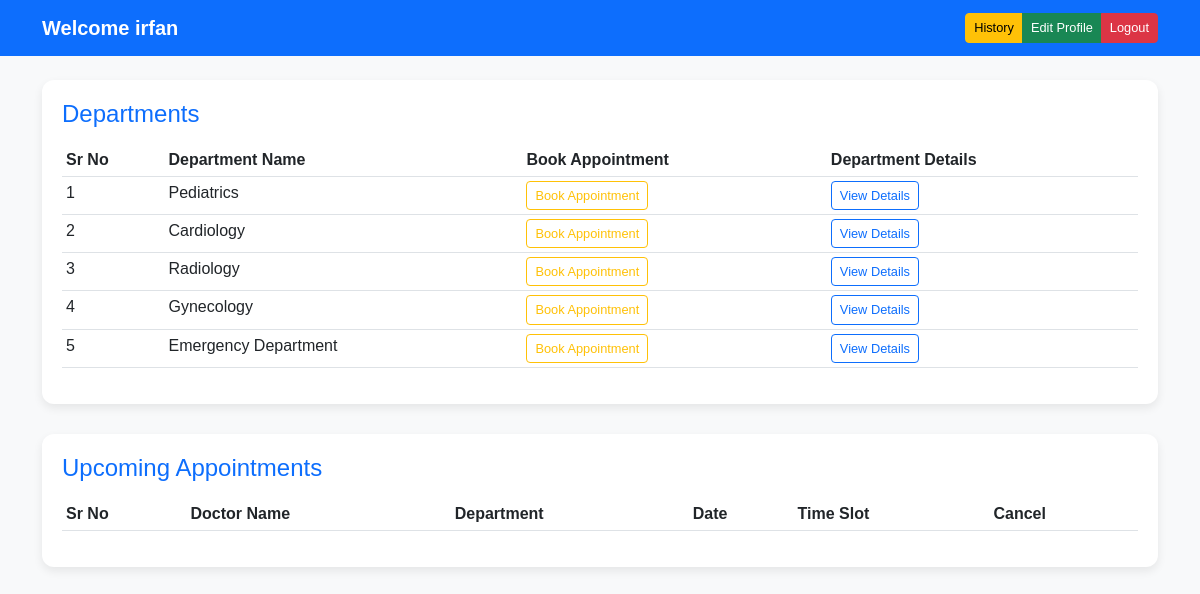
The app's page /patient/dashboard (signed in) with its own data.
### application/models.py (models this page shows)
class Patient(db.Model):
    id = db.Column(db.Integer, primary_key=True)
    name = db.Column(db.String(100), nullable=False)
    email = db.Column(db.String(100), unique=True)
    phone = db.Column(db.String(20))
    user_id = db.Column(db.Integer, db.ForeignKey('user.id'))

class Department(db.Model):
    id = db.Column(db.Integer, primary_key=True)
    name = db.Column(db.String(100), nullable=False)
    details = db.Column(db.Text)

### application/controllers.py (the view)
    @app.route('/patient/dashboard')
    def patient_dashboard():
        if 'role' not in session or session['role'] != 'patient':
            flash("Access denied!", "danger")
            return redirect(url_for('login'))
        user_id = session.get('user_id')
        patient = Patient.query.filter_by(user_id=user_id).first()
        if not patient:
            flash("Patient record not found!", "danger")
            return redirect(url_for('login'))
        departments = Department.query.all()
        upcoming_appointments = Appointment.query.filter_by(patient_id=patient.id).order_by(Appointment.date.asc()).all()
        return render_template(
            'patient_dash.html',
            patient=patient,
            departments=departments,
            upcoming_appointments=upcoming_appointments
        )

### templates/patient_dash.html (shortened to what this page needs)
<!DOCTYPE html>
<html lang="en">
<head>
    <link href="https://cdn.jsdelivr.net/npm/bootstrap@5.3.0/dist/css/bootstrap.min.css" rel="stylesheet">
</head>
<body>
<nav class="navbar navbar-expand-lg">
    <div class="container">
        <a class="navbar-brand">Welcome {{ patient.name }}</a>
        <div class="ms-auto btn-group">
            <a href="/patient/history" class="btn btn-warning btn-sm">History</a>
            <a href="/patient/profile/edit" class="btn btn-success btn-sm">Edit Profile</a>
            <a href="/logout" class="btn btn-danger btn-sm">Logout</a>
        </div>
    </div>
</nav>
<div class="container mt-4">
    <div class="table-section">
        <h4>Departments</h4>
        <table class="table table-hover table-sm">
            <thead>
                <tr>
                    <th>Sr No</th>
                    <th>Department Name</th>
                    <th>Book Appointment</th>
                    <th>Department Details</th>
                </tr>
            </thead>
            <tbody>
                {% for dept in departments %}
                <tr>
                    <td>{{ loop.index }}</td>
                    <td>{{ dept.name }}</td>
                    <td>
                        <a href="/patient/book/{{ dept.id }}">
                            <button type="button" class="btn btn-outline-warning btn-sm">Book Appointment</button>
                        </a>
                    </td>
                    <td>
                        <a href="/department/{{ dept.id }}">
                            <button type="button" class="btn btn-outline-primary btn-sm">View Details</button>
                        </a>
                    </td>
                </tr>
                {% endfor %}
            </tbody>
        </table>
    </div>
    <div class="table-section">
        <h4>Upcoming Appointments</h4>
        <table class="table table-hover table-sm">
            <thead>
                <tr>
                    <th>Sr No</th>
                    <th>Doctor Name</th>
                    <th>Department</th>
                    <th>Date</th>
                    <th>Time Slot</th>
                    <th>Cancel</th>
                </tr>
            </thead>
        </table>
    </div>
</div>
</body>
</html>

### templates/patient_dash.html (style rules this page uses)
body { background: #f8f9fa; font-family: Arial, sans-serif; }
.navbar { background: #0d6efd; }
.navbar-brand, .nav-link, .navbar-text { color: white !important; font-weight: 600; }
.dashboard-card, .table-section { background: white; border-radius: 12px; padding: 20px; box-shadow: 0 4px 10px rgba(0,0,0,0.08); margin-bottom: 30px; }
h4 { color: #0d6efd; margin-bottom: 15px; }
.btn-sm { font-size: 0.8rem; }

### records on screen
Patient: name "irfan"
Department: name "Pediatrics"
Department: name "Cardiology"
Department: name "Radiology"
Department: name "Gynecology"
Department: name "Emergency Department"
